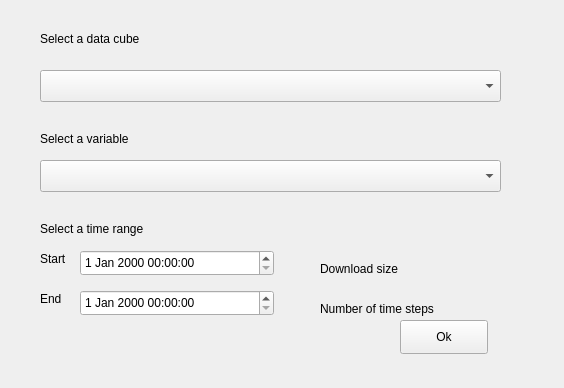
<?xml version="1.0" encoding="UTF-8"?>
<ui version="4.0">
 <class>Form</class>
 <widget class="QWidget" name="Form">
  <property name="geometry">
   <rect>
    <x>0</x>
    <y>0</y>
    <width>564</width>
    <height>388</height>
   </rect>
  </property>
  <property name="windowTitle">
   <string>Form</string>
  </property>
  <widget class="QComboBox" name="cubeComboBox">
   <property name="geometry">
    <rect>
     <x>40</x>
     <y>70</y>
     <width>461</width>
     <height>32</height>
    </rect>
   </property>
  </widget>
  <widget class="QLabel" name="dataCubeLabel">
   <property name="geometry">
    <rect>
     <x>40</x>
     <y>30</y>
     <width>111</width>
     <height>18</height>
    </rect>
   </property>
   <property name="text">
    <string>Select a data cube</string>
   </property>
  </widget>
  <widget class="QComboBox" name="layerComboBox">
   <property name="geometry">
    <rect>
     <x>40</x>
     <y>160</y>
     <width>461</width>
     <height>32</height>
    </rect>
   </property>
  </widget>
  <widget class="QLabel" name="layerLabel">
   <property name="geometry">
    <rect>
     <x>40</x>
     <y>130</y>
     <width>111</width>
     <height>18</height>
    </rect>
   </property>
   <property name="text">
    <string>Select a variable</string>
   </property>
  </widget>
  <widget class="QPushButton" name="okayButton">
   <property name="geometry">
    <rect>
     <x>400</x>
     <y>320</y>
     <width>88</width>
     <height>34</height>
    </rect>
   </property>
   <property name="text">
    <string>Ok</string>
   </property>
  </widget>
  <widget class="QDateTimeEdit" name="startDateTimeEdit">
   <property name="geometry">
    <rect>
     <x>80</x>
     <y>250</y>
     <width>194</width>
     <height>26</height>
    </rect>
   </property>
  </widget>
  <widget class="QDateTimeEdit" name="endDateTimeEdit">
   <property name="geometry">
    <rect>
     <x>80</x>
     <y>290</y>
     <width>194</width>
     <height>26</height>
    </rect>
   </property>
  </widget>
  <widget class="QLabel" name="layerLabel_2">
   <property name="geometry">
    <rect>
     <x>40</x>
     <y>220</y>
     <width>111</width>
     <height>18</height>
    </rect>
   </property>
   <property name="text">
    <string>Select a time range</string>
   </property>
  </widget>
  <widget class="QLabel" name="layerLabel_3">
   <property name="geometry">
    <rect>
     <x>40</x>
     <y>250</y>
     <width>41</width>
     <height>18</height>
    </rect>
   </property>
   <property name="text">
    <string>Start</string>
   </property>
  </widget>
  <widget class="QLabel" name="layerLabel_4">
   <property name="geometry">
    <rect>
     <x>40</x>
     <y>290</y>
     <width>41</width>
     <height>18</height>
    </rect>
   </property>
   <property name="text">
    <string>End</string>
   </property>
  </widget>
  <widget class="QLabel" name="downloadSizeLabel">
   <property name="geometry">
    <rect>
     <x>320</x>
     <y>260</y>
     <width>241</width>
     <height>17</height>
    </rect>
   </property>
   <property name="text">
    <string>Download size</string>
   </property>
  </widget>
  <widget class="QLabel" name="timeStepsLabel">
   <property name="geometry">
    <rect>
     <x>320</x>
     <y>300</y>
     <width>241</width>
     <height>17</height>
    </rect>
   </property>
   <property name="text">
    <string>Number of time steps</string>
   </property>
  </widget>
 </widget>
 <resources/>
 <connections/>
</ui>
